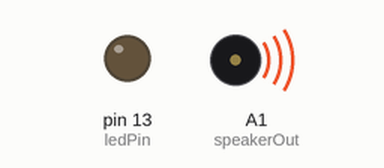
This sketch was run on a simulated Arduino Uno, built with avr-gcc and run on an emulated ATmega328P. Parts: output pins drawn as LEDs (lit = HIGH), buzzer (waves = sounding). Pins used as bus, display or sensor lines are not drawn.

Above: at 0.58 s.
At 2.37 s:
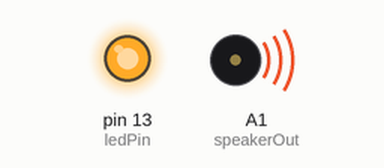
At 4.3 s:
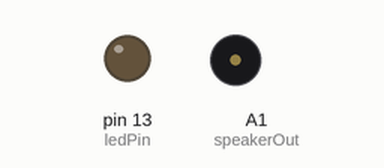
At 5.3 s:
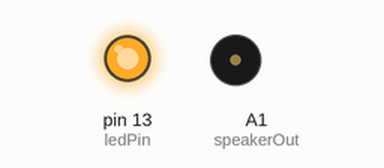
Timing chart, 0 to 7.8 s (numbered marks = the images above):
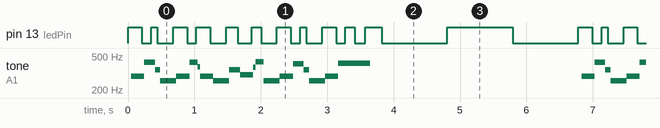

The sketch:

Buzzer_test.ino
```cpp
/* Play Melody
 * -----------
 *
 * Program to play melodies stored in an array, it requires to know
 * about timing issues and about how to play tones.
 *
 * The calculation of the tones is made following the mathematical
 * operation:
 *
 *       timeHigh = 1/(2 * toneFrequency) = period / 2
 *
 * where the different tones are described as in the table:
 *
 * note         frequency       period  PW (timeHigh)
 * c            261 Hz          3830    1915
 * d            294 Hz          3400    1700
 * e            329 Hz          3038    1519
 * f            349 Hz          2864    1432
 * g            392 Hz          2550    1275
 * a            440 Hz          2272    1136
 * b            493 Hz          2028    1014
 * C            523 Hz          1912    956
 *
 * (cleft) 2005 D. Cuartielles for K3
 */

int ledPin = 13;
int speakerOut = A1;
byte names[] = {'c', 'd', 'e', 'f', 'g', 'a', 'b', 'C'};
int tones[] = {1915, 1700, 1519, 1432, 1275, 1136, 1014, 956};
byte melody[] = "2d2a1f2c2d2a2d2c2f2d2a2c2d2a1f2c2d2a2a2g2p8p8p8p";
// count length: 1 2 3 4 5 6 7 8 9 0 1 2 3 4 5 6 7 8 9 0 1 2 3 4 5 6 7 8 9 0
//                                10                  20                  30
int count = 0;
int count2 = 0;
int count3 = 0;
int MAX_COUNT = 24;
int statePin = LOW;

void setup() {
 pinMode(ledPin, OUTPUT);
}

void loop() {
  analogWrite(speakerOut, 0);
  for (count = 0; count < MAX_COUNT; count++) {
    statePin = !statePin;
    digitalWrite(ledPin, statePin);
    for (count3 = 0; count3 <= (melody[count*2] - 48) * 30; count3++) {
      for (count2=0;count2<8;count2++) {
        if (names[count2] == melody[count*2 + 1]) {
          analogWrite(speakerOut,500);
          delayMicroseconds(tones[count2]);
          analogWrite(speakerOut, 0);
          delayMicroseconds(tones[count2]);
        }
        if (melody[count*2 + 1] == 'p') {
          // make a pause of a certain size
          analogWrite(speakerOut, 0);
          delayMicroseconds(500);
        }
      }
    }
  }
}
```

Measured:
- by itself, pin 13 (ledPin): moves between LOW and HIGH, repeating every 6.8 s
- by itself, tone on A1 (speakerOut): plays 290 Hz for 0.20 s, 424 Hz for 0.16 s, 343 Hz for 0.08 s, 258 Hz for 0.24 s, 290 Hz for 0.20 s, 424 Hz for 0.12 s … (388 notes in this stretch)
